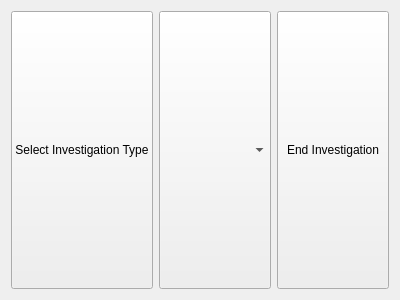
<?xml version="1.0" encoding="UTF-8"?>
<ui version="4.0">
 <class>InvestigationTypeBar</class>
 <widget class="QFrame" name="InvestigationTypeBar">
  <property name="geometry">
   <rect>
    <x>0</x>
    <y>0</y>
    <width>400</width>
    <height>300</height>
   </rect>
  </property>
  <property name="windowTitle">
   <string>Frame</string>
  </property>
  <layout class="QHBoxLayout" name="horizontalLayout">
   <item>
    <widget class="QPushButton" name="selectTestButton">
     <property name="sizePolicy">
      <sizepolicy hsizetype="Minimum" vsizetype="MinimumExpanding">
       <horstretch>0</horstretch>
       <verstretch>0</verstretch>
      </sizepolicy>
     </property>
     <property name="text">
      <string>Select Investigation Type</string>
     </property>
    </widget>
   </item>
   <item>
    <widget class="QComboBox" name="testsBox">
     <property name="sizePolicy">
      <sizepolicy hsizetype="Preferred" vsizetype="MinimumExpanding">
       <horstretch>0</horstretch>
       <verstretch>0</verstretch>
      </sizepolicy>
     </property>
    </widget>
   </item>
   <item>
    <widget class="QPushButton" name="endTestButton">
     <property name="sizePolicy">
      <sizepolicy hsizetype="Minimum" vsizetype="MinimumExpanding">
       <horstretch>0</horstretch>
       <verstretch>0</verstretch>
      </sizepolicy>
     </property>
     <property name="text">
      <string>End Investigation</string>
     </property>
    </widget>
   </item>
  </layout>
 </widget>
 <resources/>
 <connections/>
</ui>
